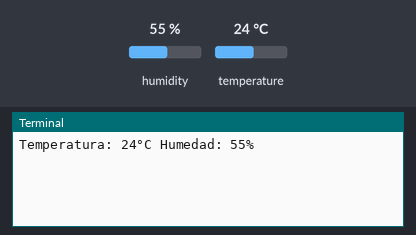
A program run on a simulated Raspberry Pi (BCM pin numbers). Parts: the last lines printed to the terminal. The test bench sets the inputs (shaded band); at power-on: humidity 55 %, temperature 24 °C.

Above: at 1.2 s.
1.3 s: humidity set to 22 %
At 3.0 s:
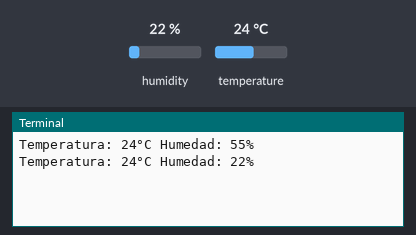
4.3 s: temperature set to 12 °C
At 5.3 s:
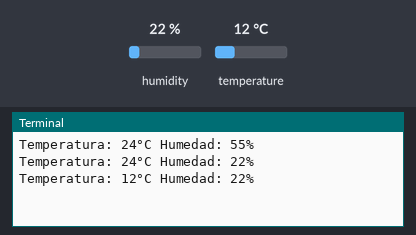
7.3 s: humidity set to 40 %
At 10.1 s:
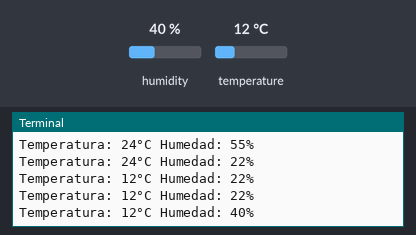
Timing chart, 0 to 11.6 s (numbered marks = the images above; inputs shaded):
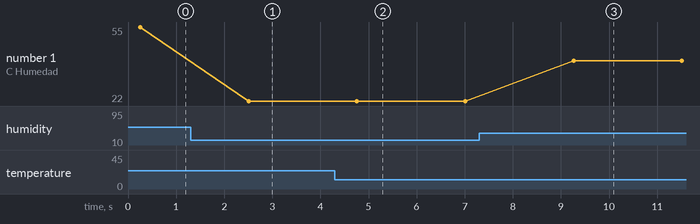

Measured:
- after the input at 1.3 s, the terminal: prints a new line after 1.2 s (image 1)
- after the input at 4.3 s, the terminal: prints a new line after 0.46 s (image 2)
- after the input at 7.3 s, the terminal: prints a new line after 2.0 s (image 3)
- plotted number 1: 55 → 22 after the input at 1.3 s, 22 → 40 after the input at 7.3 s

The program:

DHT11.py
```python
import time
import adafruit_dht
import board

#Crear objeto de sensor DHT11 usando GPIO 4
dht_device = adafruit_dht.DHT11(board.D4)

try:
    while True:
        temperatura = dht_device.temperature
        humedad = dht_device.humidity
        print(f"Temperatura: {temperatura}°C Humedad: {humedad}%")
        time.sleep(2)
except KeyboardInterrupt:
    print("Lectura detenida por el usuario.")
except RuntimeError as error:
    print(f"Error de lectura: {error}")
```
